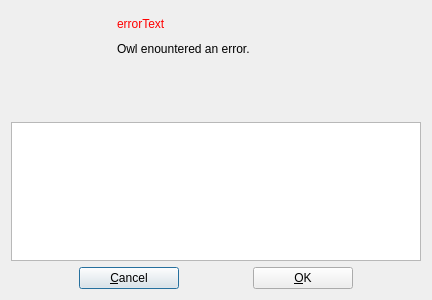
<?xml version="1.0" encoding="UTF-8"?>
<ui version="4.0">
 <class>ErrorReportDlg</class>
 <widget class="QDialog" name="ErrorReportDlg">
  <property name="geometry">
   <rect>
    <x>0</x>
    <y>0</y>
    <width>432</width>
    <height>300</height>
   </rect>
  </property>
  <property name="minimumSize">
   <size>
    <width>385</width>
    <height>300</height>
   </size>
  </property>
  <property name="maximumSize">
   <size>
    <width>16777215</width>
    <height>16777215</height>
   </size>
  </property>
  <property name="windowTitle">
   <string>Dialog</string>
  </property>
  <layout class="QGridLayout" name="gridLayout">
   <item row="0" column="0">
    <layout class="QVBoxLayout" name="verticalLayout_2">
     <item>
      <layout class="QHBoxLayout" name="horizontalLayout">
       <item>
        <widget class="QLabel" name="picLabel">
         <property name="minimumSize">
          <size>
           <width>100</width>
           <height>100</height>
          </size>
         </property>
         <property name="maximumSize">
          <size>
           <width>100</width>
           <height>100</height>
          </size>
         </property>
         <property name="autoFillBackground">
          <bool>true</bool>
         </property>
         <property name="styleSheet">
          <string notr="true"/>
         </property>
         <property name="text">
          <string/>
         </property>
        </widget>
       </item>
       <item>
        <layout class="QVBoxLayout" name="verticalLayout">
         <item>
          <widget class="QLabel" name="errorTitle">
           <property name="minimumSize">
            <size>
             <width>0</width>
             <height>10</height>
            </size>
           </property>
           <property name="maximumSize">
            <size>
             <width>16777215</width>
             <height>25</height>
            </size>
           </property>
           <property name="styleSheet">
            <string notr="true">font: bold 75 14pt &quot;MS Shell Dlg 2&quot;;
color: rgb(255, 0, 0);</string>
           </property>
           <property name="text">
            <string>errorText</string>
           </property>
           <property name="wordWrap">
            <bool>true</bool>
           </property>
          </widget>
         </item>
         <item>
          <widget class="QLabel" name="actionLbl">
           <property name="minimumSize">
            <size>
             <width>15</width>
             <height>0</height>
            </size>
           </property>
           <property name="maximumSize">
            <size>
             <width>16777215</width>
             <height>16777215</height>
            </size>
           </property>
           <property name="text">
            <string>&lt;html&gt;&lt;head/&gt;&lt;body&gt;&lt;p&gt;Owl enountered an error. &lt;/p&gt;&lt;/body&gt;&lt;/html&gt;</string>
           </property>
           <property name="alignment">
            <set>Qt::AlignLeading|Qt::AlignLeft|Qt::AlignTop</set>
           </property>
           <property name="wordWrap">
            <bool>true</bool>
           </property>
          </widget>
         </item>
        </layout>
       </item>
      </layout>
     </item>
     <item>
      <spacer name="verticalSpacer">
       <property name="orientation">
        <enum>Qt::Vertical</enum>
       </property>
       <property name="sizeType">
        <enum>QSizePolicy::Fixed</enum>
       </property>
       <property name="sizeHint" stdset="0">
        <size>
         <width>20</width>
         <height>5</height>
        </size>
       </property>
      </spacer>
     </item>
     <item>
      <widget class="QTextBrowser" name="errorDetails">
       <property name="cursor" stdset="0">
        <cursorShape>IBeamCursor</cursorShape>
       </property>
       <property name="styleSheet">
        <string notr="true"/>
       </property>
      </widget>
     </item>
     <item>
      <layout class="QHBoxLayout" name="horizontalLayout_3">
       <item>
        <layout class="QHBoxLayout" name="horizontalLayout_4"/>
       </item>
       <item>
        <widget class="QPushButton" name="cancelBtn">
         <property name="minimumSize">
          <size>
           <width>100</width>
           <height>0</height>
          </size>
         </property>
         <property name="maximumSize">
          <size>
           <width>100</width>
           <height>16777215</height>
          </size>
         </property>
         <property name="text">
          <string>&amp;Cancel</string>
         </property>
        </widget>
       </item>
       <item>
        <widget class="QPushButton" name="OKBtn">
         <property name="minimumSize">
          <size>
           <width>100</width>
           <height>0</height>
          </size>
         </property>
         <property name="maximumSize">
          <size>
           <width>100</width>
           <height>16777215</height>
          </size>
         </property>
         <property name="text">
          <string>&amp;OK</string>
         </property>
        </widget>
       </item>
      </layout>
     </item>
    </layout>
   </item>
  </layout>
 </widget>
 <resources/>
 <connections/>
</ui>
